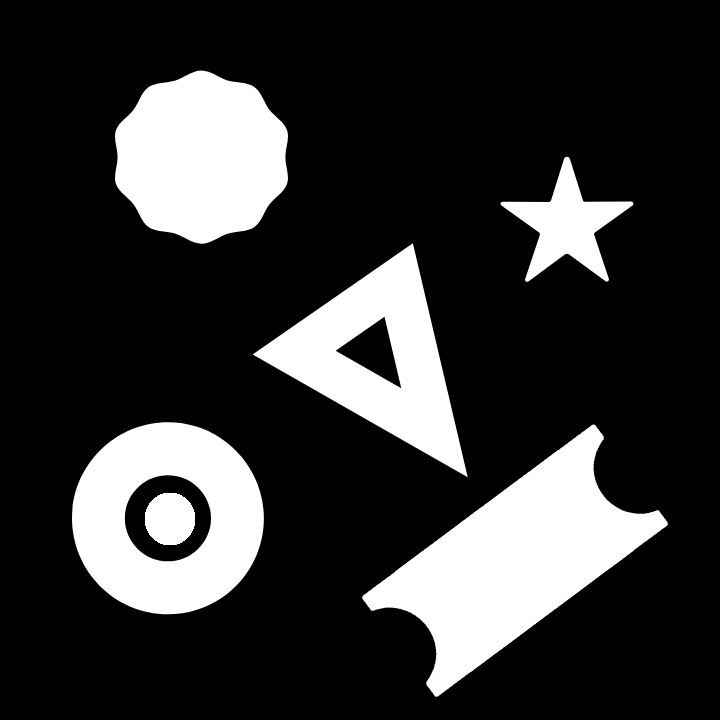
#> input picture bleed_ai/3 - Contour-Detection Part 3/media/Image.png, 720 x 720 px, found by its file name
$ jupyter execute 'Contour Detection 101 Part 3_Contour Analysis.ipynb'
#> lines starting #> are read from the running program, lines starting #| are printed output that depends on the picture; after the words box and inside, x2 and y2 are one past the last pixel; in counts of white or black regions, pixels touching at a corner belong together; long printed decimals are rounded
### bleed_ai/3 - Contour-Detection Part 3/transformations.py
import cv2
import numpy as np
import matplotlib.pyplot as plt

# Helper Function
def transform(translate = True, scale = False, rotate = False, path = 'media/sword.jpg', display = True):

    # Read the image from path
    img = cv2.imread(path)

    # Copy the original so it does not get overwritten
    original = img.copy()

    # Get the dimensions of the image
    rows,cols  = img.shape[:2]

    # get two random numbers  for translation
    x,y = np.random.randint(30,50,size=(2,))

    # get a random angle for rotation
    angle = np.random.randint(10,180)

    # get random float value for resizing the image
    scale_value = round(np.random.uniform(0.6, 1.3),2)

    # just randomly making positive values negative depending upon if there are even or odd (not important)
    if x % 2:
        x = -x
    if y % 2:
        y = -y

    # apply translation according to the random numbers
    if translate:

        # Creat a translation matrix
        M = np.float32([[1,0,x],[0,1,y]])

        # Apply translation
        img = cv2.warpAffine(img,M,(cols,rows), borderMode=1)
        print("Applied Translation of x: {} , y: {}".format(x,y))

    # apply rotation according to the random angle
    if rotate:

        # Create a rotational matrix
        M = cv2.getRotationMatrix2D((cols/2,rows/2),angle,1)

        # Apply rotation
        img = cv2.warpAffine(img,M,(cols,rows), borderMode=1)
        print("Applied rotation of angle: {}".format(angle))


    if scale:

        # Resize the image while maintaining the dimensions
        img = cv2.resize(img, (0,0), fx=scale_value, fy=scale_value)
        print("Image resized to: {}%".format(scale_value*100))

    # Convert the image to gray-scale
    grayimg = cv2.cvtColor(img,cv2.COLOR_BGR2GRAY)

    # Create a binary image with thresholding
    ret,binary = cv2.threshold(grayimg,220, 255, cv2.THRESH_BINARY_INV)

    # Find the external contours
    contours,hierarchy = cv2.findContours(binary,cv2.RETR_EXTERNAL,cv2.CHAIN_APPROX_NONE)

    # Select a contour
    cnt = contours[0]

    # Display the images
    if display:
        plt.figure(figsize=[18,18])
        plt.subplot(121);plt.imshow(original[:,:,::-1]);plt.title("Original Image")
        plt.subplot(122);plt.imshow(img[:,:,::-1]);plt.title("Modified")

    return cnt

### bleed_ai/3 - Contour-Detection Part 3/Contour Detection 101 Part 3_Contour Analysis.ipynb
#  **<center><font style="color:rgb(100,109,254)">Contour Detection 101 Part 3: Contour Analysis</font></center>**

In part 1 of contour detection 101, we learned the basics, how to detect and draw the contours, in part 2 we learned to do some contour manipulations. In this part we will look into some techniques used for analyzing contours.This is really important because by doing contour analysis you can actually recognize the identity of the object being detected and differentiate one contour from another.

### **<font style="color:rgb(134,19,348)">Import the Libraries</font>**

Let's start by importing the required libraries.

[cell 1]
import cv2
import math
import numpy as np
import pandas as pd
import transformations
import matplotlib.pyplot as plt

#### **Read the Image**

[cell 2]
# Read the image
image1 = cv2.imread('media/image.png')
#> image1 is the input picture: shape (720, 720, 3); min 0, max 255, mean 52

# Display the image
plt.figure(figsize=[10,10])
plt.imshow(image1[:,:,::-1]);plt.title("Original Image");plt.axis("off");

## **<font style="color:rgb(134,19,348)">Detect and draw Contours</font>**
Next, we will detect and draw external contours on the image using the **`cv2.findContours()`** and **`cv2.drawContours()`** functions.

[cell 3]
image1_copy = image1.copy()

# Convert to grayscale
gray_scale = cv2.cvtColor(image1_copy,cv2.COLOR_BGR2GRAY)

# Find all contours in the image
contours, hierarchy = cv2.findContours(gray_scale, cv2.RETR_EXTERNAL, cv2.CHAIN_APPROX_NONE)
#> contours = 5 contours; box (x1, y1, x2, y2) and area: (362, 424, 668, 697) 31898, (72, 422, 264, 615) 28978, (114, 70, 288, 244) 22854, (252, 243, 468, 478) 21896, (500, 156, 634, 282) 6214

# Draw all the contours.
contour_image = cv2.drawContours(image1_copy, contours, -1, (0,255,0), 3);
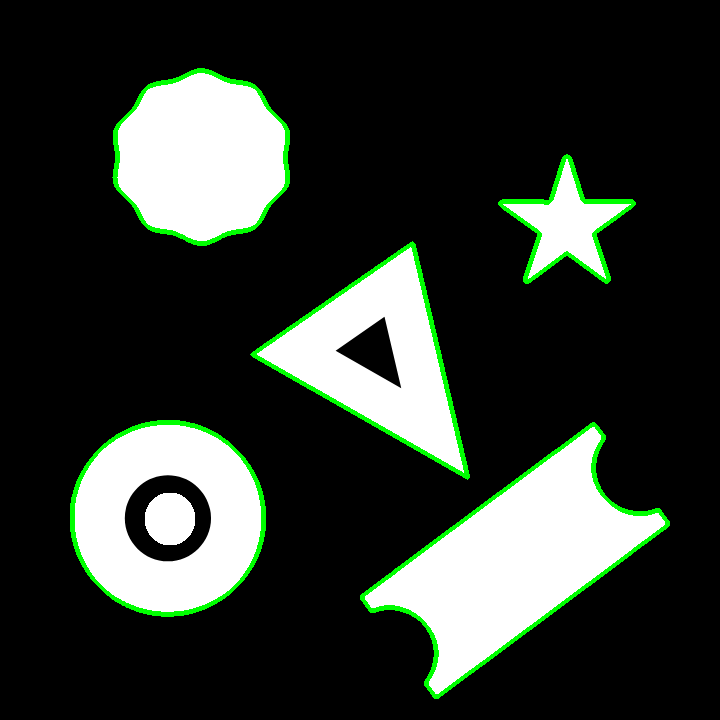
#> contour_image: shape (720, 720, 3); mean B, G, R 48.7, 55.7, 48.7

# Display the results.
plt.figure(figsize=[10,10])
plt.imshow(contour_image[:,:,::-1]);plt.title("Image Contours");plt.axis("off");

Once the contours have been detected, they can be further analyzed for their properties. These properties provide valuable information about the object in the image and distinguish it from the other objects in the image. Below we will look at how to retrieve some of these properties.

## **<font style="color:rgb(134,19,348)">Image Moments</font>**

Image moments are like the weighted average of the pixel intensities in the image, they help you to calculate some features like the center of mass of the object, area of the object, etc.
We can get the image moment of this contour by using the function **`cv2.moments()`** which gives us a dictionary of various properties to use.

**Function Syntax:**

> [**`retval = cv.moments(array)`**](https://docs.opencv.org/4.2.0/d8/d23/classcv_1_1Moments.html#a0382b98fdb23acdcb05c91a2a44e5a1f)

**Parameters:**

* **`array`** - Single-channel, 8-bit or floating-point 2D array

**Returns:**

* **`retval`** - A python dictionary containing different moments properties

[cell 4]
# Select a contour
contour = contours[1]
#> contour = contour of 543 points, box (x1, y1, x2, y2) (72, 422, 264, 615), area 28978

# get its moments
M = cv2.moments(contour)
#> M = moments, m00 28977.5, centre m10/m00, m01/m00 = (167.4, 517.8)

# print all the moments
print(M)
#> (printed output is left out)

The values returned represent different kinds of image movements including raw moments, central moments, scale/rotation invariant moments, and so on. For more information on image moments and how they are calculated you can read [this](https://en.wikipedia.org/wiki/Image_moment) wikipedia article. Below we will discuss how some of the image moments returned can be used to analyze the contours detected.

## **<font style="color:rgb(134,19,348)">Find the center of a contour</font>**

The image moments calculated above can be used to find the centroid of the object in the image. The coordinate of the Centroid is given by two relations the central image moments, ${Cx = \frac{M10}{M00}}$ and ${Cy = \frac{M01}{M00}}$.

[cell 5]
# Calculate the X-coordinate of the centroid
cx = int(M['m10'] / M['m00'])
#> cx = 167

# Calculate the Y-coordinate of the centroid
cy = int(M['m01'] / M['m00'])
#> cy = 517

# Print the centroid point
print('Centroid: ({},{})'.format(cx,cy))
#| Centroid: (167,517)

Now we can repeat the process for the rest of the contours detected in the image and draw a circle using [**`cv2.circle()`**](https://docs.opencv.org/master/d6/d6e/group__imgproc__draw.html#gaf10604b069374903dbd0f0488cb43670) to indicate the centroids on the image.

[cell 6]
image1_copy = image1.copy()

# Loop over the contours
for contour in contours:

    # Get the image moments for the contour
    M = cv2.moments(contour)

    # Calculate the centroid
    cx = int(M['m10'] / M['m00'])
    cy = int(M['m01'] / M['m00'])

    # Draw a circle to indicate the contour
    cv2.circle(image1_copy,(cx,cy), 10, (0,0,255), -1)
#> this loop made 5 passes
#> (cx, cy) on passes 1 to 5: (514, 560), (167, 517), (377, 357), (566, 224), (200, 156)
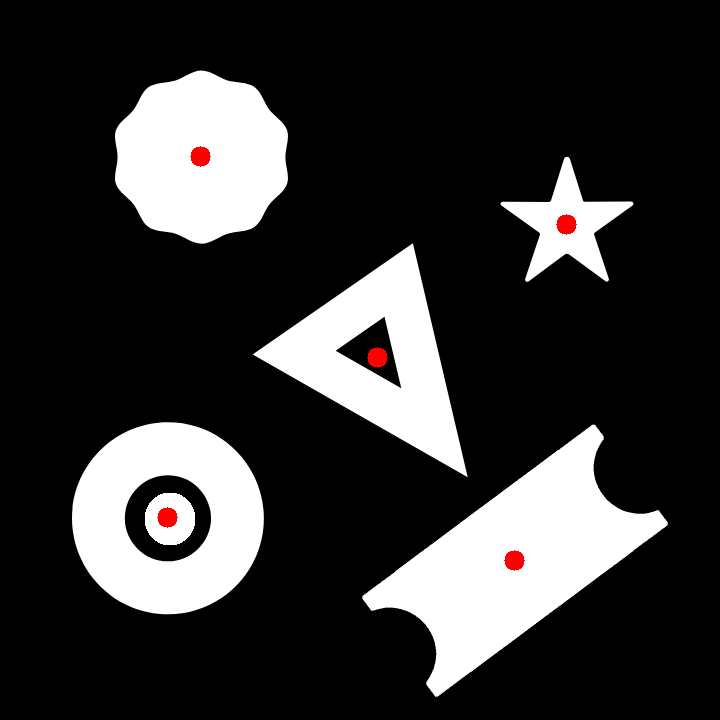
#> image1_copy: shape (720, 720, 3); 0.31% of pixels changed, all inside (x1, y1, x2, y2) = (157, 146, 577, 571)

# Display the results
plt.figure(figsize=[10,10])
plt.imshow(image1_copy[:,:,::-1]);plt.axis("off");

## **<font style="color:rgb(134,19,348)">Finding Contour Area</font>**
Area for a contour can be found using two methods. One is using the function **`cv.contourArea()`** as we have done before for sorting and retrieving the largest contour.

[cell 7]
# Select a contour
contour = contours[1]

# Get the area of the selected contour
area_method1 = cv2.contourArea(contour)
#> area_method1 = 28977.5

print('Area:',area_method1)
#| Area: 28977.5

Another method is to get the **`m00`** moment which contains the area of the contour.

[cell 8]
# get selected contour moments
M = cv2.moments(contour)

# Get the moment containing the Area
area_method2 = M['m00']
#> area_method2 = 28977.5

print('Area:',area_method2)
#| Area: 28977.5

## **<font style="color:rgb(134,19,348)">Contour Properties</font>**
When building an application using contours, information about contour properties is vital. These properties are often invariant to one or more transformations such as translation, scaling, and rotation. Below, we will have a look at some of these properties.

Let's start by detecting external contours of an image.

[cell 9]
# Read the image
image4 = cv2.imread('media/sword.jpg')
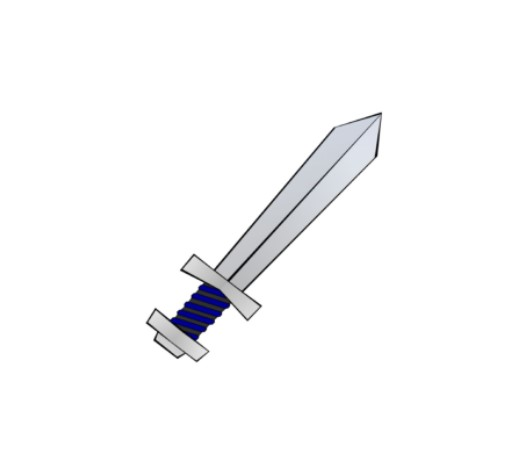
#> input picture bleed_ai/3 - Contour-Detection Part 3/media/sword.jpg, 512 x 450 px
#> image4 is the input picture: shape (450, 512, 3); mean B, G, R 250, 249.2, 249.1

# Create a copy
image4_copy = image4.copy()

# Convert to gray-scale
imageGray = cv2.cvtColor(image4_copy,cv2.COLOR_BGR2GRAY)

# create a binary thresholded image
_, binary = cv2.threshold(imageGray, 220, 255, cv2.THRESH_BINARY_INV)
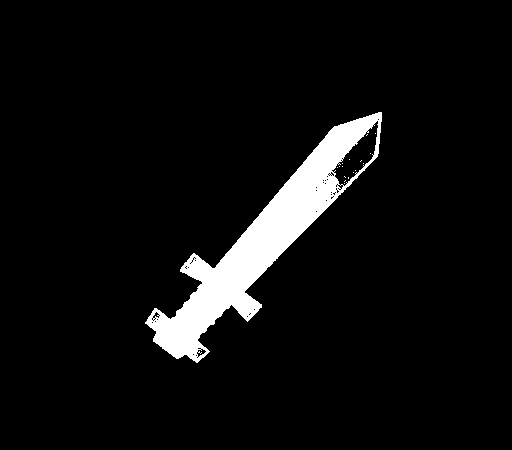
#> binary: shape (450, 512); 5.8% white; 17 white regions (16 under 20 px)

# Detect and draw external contour
contours, hierarchy = cv2.findContours(binary, cv2.RETR_EXTERNAL, cv2.CHAIN_APPROX_NONE)
#> contours = 1 contour; box (x1, y1, x2, y2) and area: (145, 112, 382, 363) 14301

# Select a contour
contour = contours[0]
#> contour = contour of 704 points, box (x1, y1, x2, y2) (145, 112, 382, 363), area 14301

# Draw the selected contour
cv2.drawContours(image4_copy, contour, -1, (0,255,0), 3)
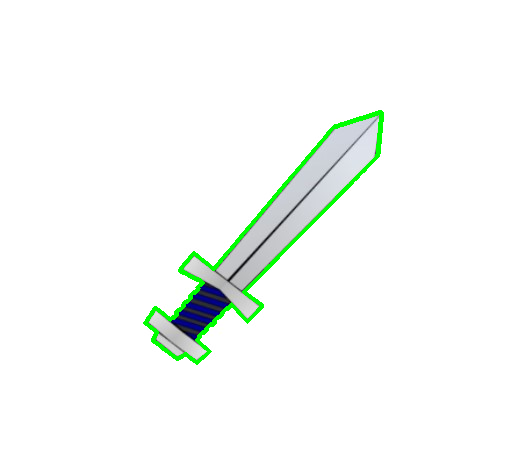
#> image4_copy: shape (450, 512, 3); 1.51% of pixels changed, all inside (x1, y1, x2, y2) = (143, 110, 384, 365)

# Display the result
plt.figure(figsize=[10,10])
plt.imshow(image4_copy[:,:,::-1]);plt.title(" Sword Contour");plt.axis("off");

Now using a custom **`transform()`** function from the **`transformation.py`** module we can conveniently apply and display different transformations to an image.

#### **Function Syntax:**
>**`transformations.transform(translate=True, scale=False, rotate=False, path='media/sword.jpg', display=True)`**

By default only translation is applied but you may scale and rotate the image as well.

[cell 10]
modified_contour = transformations.transform(rotate = True,scale=True)
#> in transform, `M = cv2.getRotationMatrix2D((cols/2,rows/2),angle,1)`: M = [[-0.602, 0.799, 230.4], [-0.799, -0.602, 564.9]]
#> in transform, `contours,hierarchy = cv2.findContours(binary,cv2.RETR_EXTERNAL,cv2.CHA..`: contours = 1 contour; box (x1, y1, x2, y2) and area: (35, 194, 417, 302) 20556
#> in transform, `cnt = contours[0]`: cnt = contour of 985 points, box (x1, y1, x2, y2) (35, 194, 417, 302), area 20556
#> modified_contour has the same summary as cnt in transform

### **<font style="color:rgb(134,19,348)">Aspect ratio</font>**
Aspect ratio is the ratio of width to height of the bounding rectangle of an object. It can be calculate as  ${ AR = \frac{width}{height}}$. The aspect ratio property of an object is invariant to translation.

[cell 11]
# Get the up-right bounding rectangle for the image
x,y,w,h = cv2.boundingRect(contour)
#> x = 145; y = 112; w = 237; h = 251

# calculate the aspect ratio
aspect_ratio = float(w)/h
#> aspect_ratio = 0.944
print("Aspect ratio intitially {}".format(aspect_ratio))
#| Aspect ratio intitially 0.9442

# Apply translation to the image and get its detected contour
modified_contour = transformations.transform(translate=True)
#> in transform (call 2), `contours,hierarchy = cv2.findContours(binary,cv2.RETR_EXTERNAL,cv2.CHA..`: contours = 1 contour; box (x1, y1, x2, y2) and area: (112, 75, 349, 326) 14301
#> modified_contour = contour of 704 points, box (x1, y1, x2, y2) (112, 75, 349, 326), area 14301

# Get the bounding rectangle for the detected contour
x,y,w,h = cv2.boundingRect(modified_contour)
#> x = 112; y = 75

# Calculate the aspect ratio for the modified contour
aspect_ratio = float(w)/h
print("Aspect ratio After Modification {}".format(aspect_ratio))
#| Aspect ratio After Modification 0.9442

### **<font style="color:rgb(134,19,348)">Extent </font>**

Extent is the ratio of contour area to bounding rectangle area. Its invariant to Translation & Scaling. To find the extend we start by calculating the contour area for the selected contour using the function **`cv2.contourArea()`**. Next, the bounding rectangle is found using **`cv2.boundingRect()`**. The area of bounding rectangle is calculated using ${ rect\;area = {width}\times{height}}$. The extent is then calculated as ${ extent = \frac{contour\;area}{rect\;area}}$.

[cell 12]
# Calculate the area for the contour
original_area = cv2.contourArea(contour)
#> original_area = 14301

# find the bounding rectangle for the contour
x,y,w,h = cv2.boundingRect(contour)
#> x = 145; y = 112

# calculate the area for the bounding rectangle
rect_area = w*h
#> rect_area = 59487

# calcuate the extent
extent = float(original_area)/rect_area
#> extent = 0.24
print("Extent intitially {}".format(extent))
#| Extent intitially 0.2404

# apply scaling and translation to the image and get the contour
modified_contour = transformations.transform(translate=True,scale = True)
#> call 3 of transform, with translate = True, scale = True, rotate = False, path = 'media/sword.jpg', display = True
#> in transform (call 3), `ret,binary = cv2.threshold(grayimg,220, 255, cv2.THRESH_BINARY_INV)`:
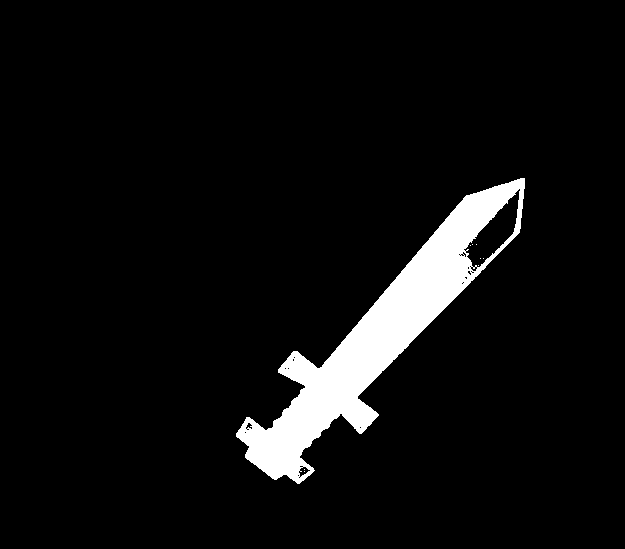
#> binary: shape (549, 625); 5.9% white; 9 white regions (8 under 20 px)
#> in transform (call 3), `contours,hierarchy = cv2.findContours(binary,cv2.RETR_EXTERNAL,cv2.CHA..`: contours = 1 contour; box (x1, y1, x2, y2) and area: (236, 178, 525, 484) 21551
#> in transform (call 3), `cnt = contours[0]`: cnt = contour of 858 points, box (x1, y1, x2, y2) (236, 178, 525, 484), area 21551
#> modified_contour has the same summary as cnt in transform

# Get the area of modified contour
modified_area = cv2.contourArea(modified_contour)
#> modified_area = 21551

# Get the bounding rectangle
x,y,w,h = cv2.boundingRect(modified_contour)
#> x = 236; y = 178; w = 289; h = 306

# Calculate the area for the bounding rectangle
modified_rect_area = w*h
#> modified_rect_area = 88434

# calcuate the extent
extent = float(modified_area)/modified_rect_area
#> extent = 0.244

print("Extent After Modification {}".format(extent))
#| Extent After Modification 0.2437
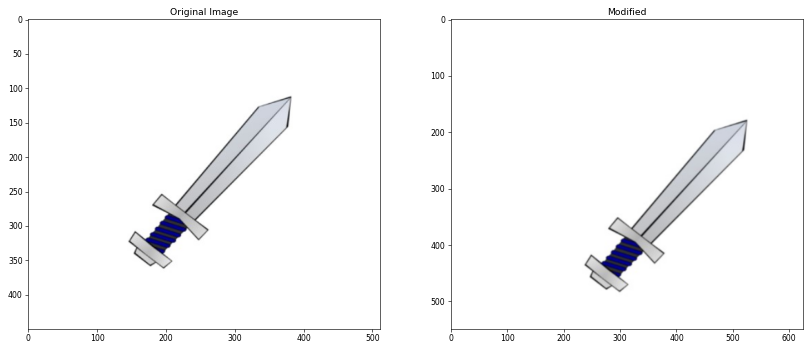
#> figure drawn by matplotlib, 2 panels

### **<font style="color:rgb(134,19,348)">Equivalent Diameter </font>**
Equivalent Diameter is the diameter of the circle whose area is same as the contour area. It is Invariant to Translation & Rotation. The equivalent diameter can be calculated by first getting the area of contour by **`cv2.boundingRect()`**, the area of circle is given by ${ area = 2\times{\pi}\times{\frac{d}{4}}^{2}}$ where ${d}$ is the diameter of circle.

So we can find diameter by changing the above equation which will give us:  ${ d =\sqrt[2]{\frac{4\times{rectArea}}{\pi}}}$.

[cell 13]
# Calculate the diameter
equi_diameter = np.sqrt(4*original_area/np.pi)
#> equi_diameter = 134.9
print("Equi diameter intitially {}".format(equi_diameter))
#| Equi diameter intitially 134.939

# Apply rotation and transformation
modified_contour = transformations.transform(rotate= True)
#> call 4 of transform, with translate = True, scale = False, rotate = True, path = 'media/sword.jpg', display = True
#> in transform (call 4), `img = cv2.warpAffine(img,M,(cols,rows), borderMode=1)`:
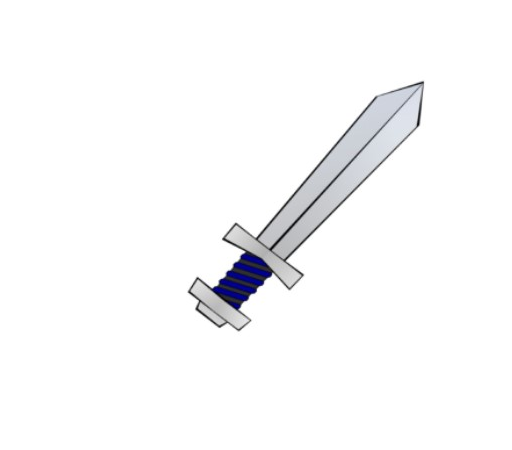
#> img: shape (450, 512, 3); mean B, G, R 250, 249.2, 249.1
#> in transform (call 4), `M = cv2.getRotationMatrix2D((cols/2,rows/2),angle,1)`: M = [[0.656, 0.755, -81.76], [-0.755, 0.656, 270.6]]
#> in transform (call 4), `ret,binary = cv2.threshold(grayimg,220, 255, cv2.THRESH_BINARY_INV)`:
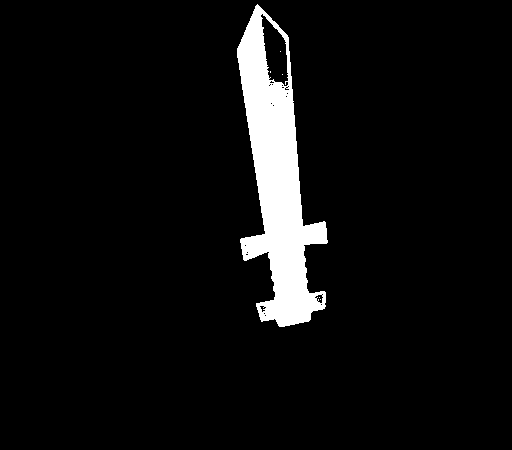
#> binary: shape (450, 512); 5.9% white; 6 white regions (5 under 20 px)
#> in transform (call 4), `contours,hierarchy = cv2.findContours(binary,cv2.RETR_EXTERNAL,cv2.CHA..`: contours = 1 contour; box (x1, y1, x2, y2) and area: (237, 4, 328, 327) 14349
#> in transform (call 4), `cnt = contours[0]`: cnt = contour of 824 points, box (x1, y1, x2, y2) (237, 4, 328, 327), area 14349
#> modified_contour has the same summary as cnt in transform

# Get the area of modified contour
modified_area = cv2.contourArea(modified_contour)
#> modified_area = 14349

# Calculate the diameter
equi_diameter = np.sqrt(4*modified_area/np.pi)
#> equi_diameter = 135.2
print("Equi diameter After Modification {}".format(equi_diameter))
#| Equi diameter After Modification 135.166

### **<font style="color:rgb(134,19,348)">Orientation </font>**
Orientation is the angle at which object is rotated.

[cell 14]
# Rotate and translate the contour
modified_contour = transformations.transform(translate=True,rotate= True,display = True)
#> in transform (call 5), `img = cv2.warpAffine(img,M,(cols,rows), borderMode=1)`:
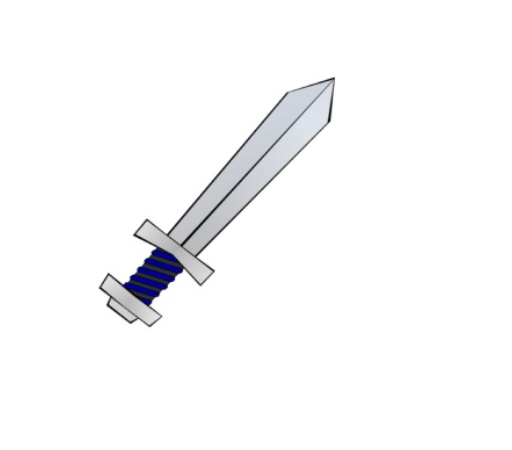
#> img: shape (450, 512, 3); mean B, G, R 250, 249.2, 249.1
#> in transform (call 5), `M = cv2.getRotationMatrix2D((cols/2,rows/2),angle,1)`: M = [[0.819, 0.574, -82.76], [-0.574, 0.819, 187.5]]
#> (the rest of the program and of its run is left out)
